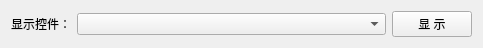
<?xml version="1.0" encoding="UTF-8"?>
<ui version="4.0">
 <class>HControlWidget</class>
 <widget class="QWidget" name="HControlWidget">
  <property name="geometry">
   <rect>
    <x>0</x>
    <y>0</y>
    <width>483</width>
    <height>41</height>
   </rect>
  </property>
  <property name="windowTitle">
   <string>控件演示</string>
  </property>
  <layout class="QGridLayout" name="gridLayout" columnstretch="0,1,0">
   <item row="0" column="0">
    <widget class="QLabel" name="label">
     <property name="text">
      <string>显示控件：</string>
     </property>
     <property name="alignment">
      <set>Qt::AlignRight|Qt::AlignTrailing|Qt::AlignVCenter</set>
     </property>
    </widget>
   </item>
   <item row="0" column="1">
    <widget class="QComboBox" name="comboBox">
     <property name="maxVisibleItems">
      <number>100</number>
     </property>
     <property name="iconSize">
      <size>
       <width>30</width>
       <height>30</height>
      </size>
     </property>
    </widget>
   </item>
   <item row="0" column="2">
    <widget class="QPushButton" name="pushButton">
     <property name="text">
      <string>显 示</string>
     </property>
    </widget>
   </item>
  </layout>
 </widget>
 <resources/>
 <connections/>
</ui>
